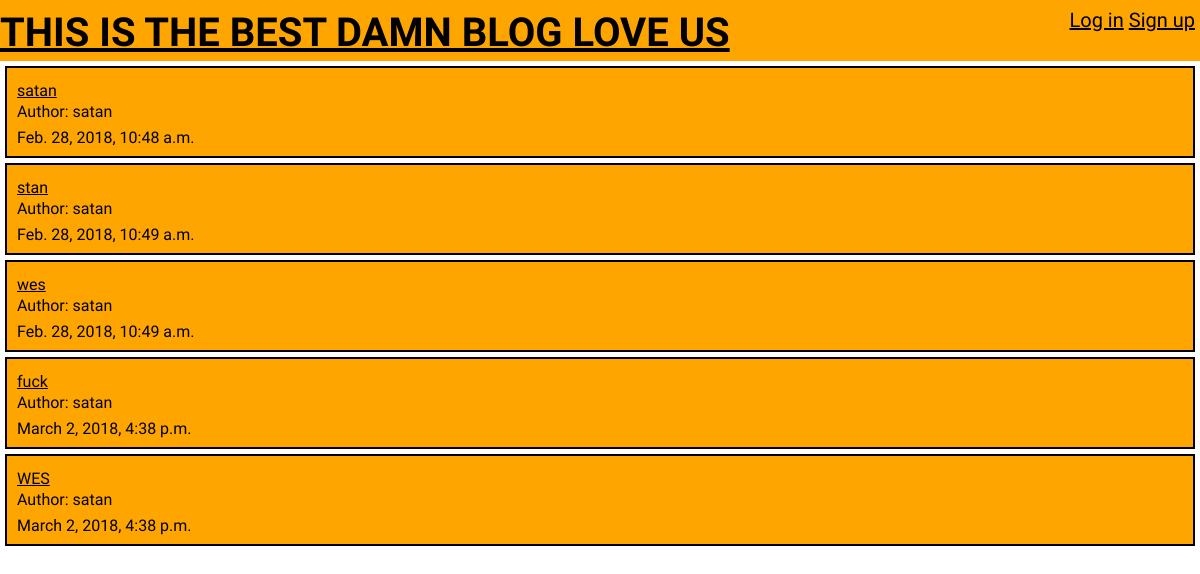
/, run on an earlier commit of the app's database.
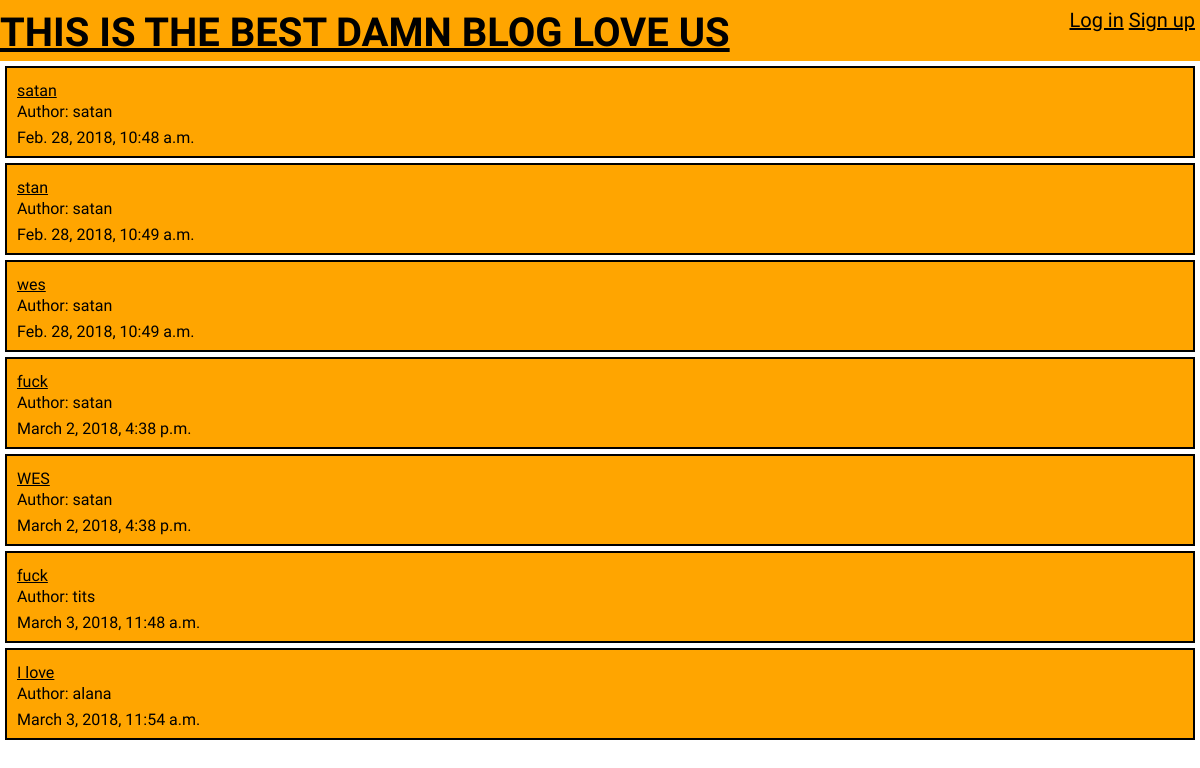
And on a later commit of the database.
### blog/models.py (models this page shows, shortened)
class Post(models.Model):
    author = models.ForeignKey('auth.User', on_delete=models.CASCADE)
    title = models.CharField(max_length=200)
    text = models.TextField()
    created_date = models.DateTimeField(default=timezone.now)
    publish_date = models.DateTimeField(blank=True, null=True)

### blog/views.py (the view)
# urls.py: url(r'^$', views.post_list, name='post_list'),
def post_list(request):
    posts = Post.objects.filter(publish_date__lte=timezone.now()).order_by('publish_date')
    print(request.user.groups)
    print(request.user.groups.filter(name='New').count())
    if request.user.groups.filter(name='New').count() is 0:
        notnew = 'yes'
        print(notnew)
    else:
        notnew = 'no'
    return render(request, 'blog/post_list.html', {'posts': posts, 'notnew': notnew})

### blog/templates/blog/post_list.html (shortened to what this page needs)
{% extends 'blog/base.html' %}
{% block content %}
	{% for post in posts %}
		<div class="post">
			<h1></h1><a href="{% url 'post_detail' pk=post.pk %}">{{ post.title }}</a></h1>
			<p>Author: {{ post.author }}</p>
			<p>{{ post.publish_date }}</p>
		</div>
	{% endfor %}
{% endblock %}

What changed in the data, as far as the page shows it:
added Post: title "fuck", author "tits", publish_date "March 3, 2018, 11:48 a.m."
added Post: title "I love", author "alana", publish_date "March 3, 2018, 11:54 a.m."
